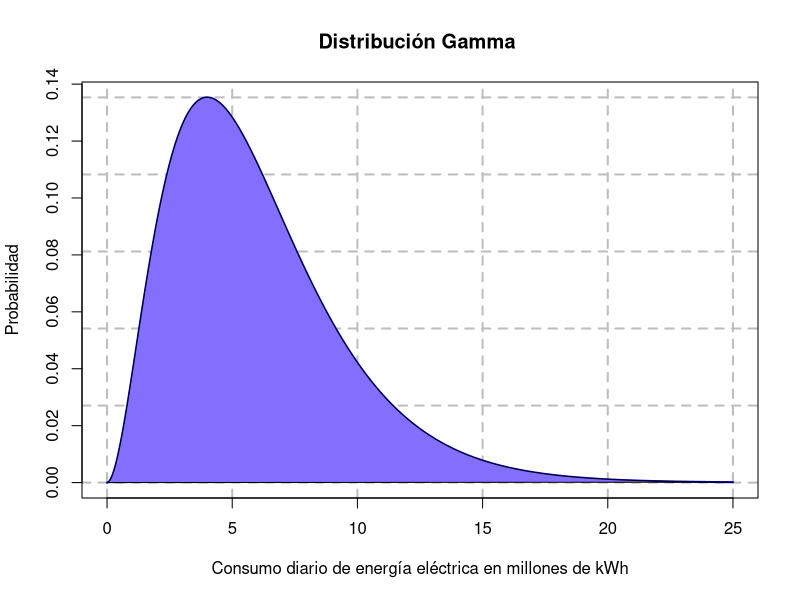

Recreate this plot in R.
## ---- chunk 1
knitr::opts_chunk$set(echo = FALSE)
## ---- chunk 2
x=seq(0,25,0.001);
y=dgamma(x,shape =3,rate = 0.5)
plot.new()
grid(nx = NULL, ny = NULL,lty = 2, col = "gray", lwd = 2)
par(new = TRUE)
plot(x,y,"l",main="Distribución Gamma ",ylab="Probabilidad",xlab="Consumo diario de energía eléctrica en millones de kWh",col="blue",lwd=2)
polygon(x,y,col="slateblue1")
